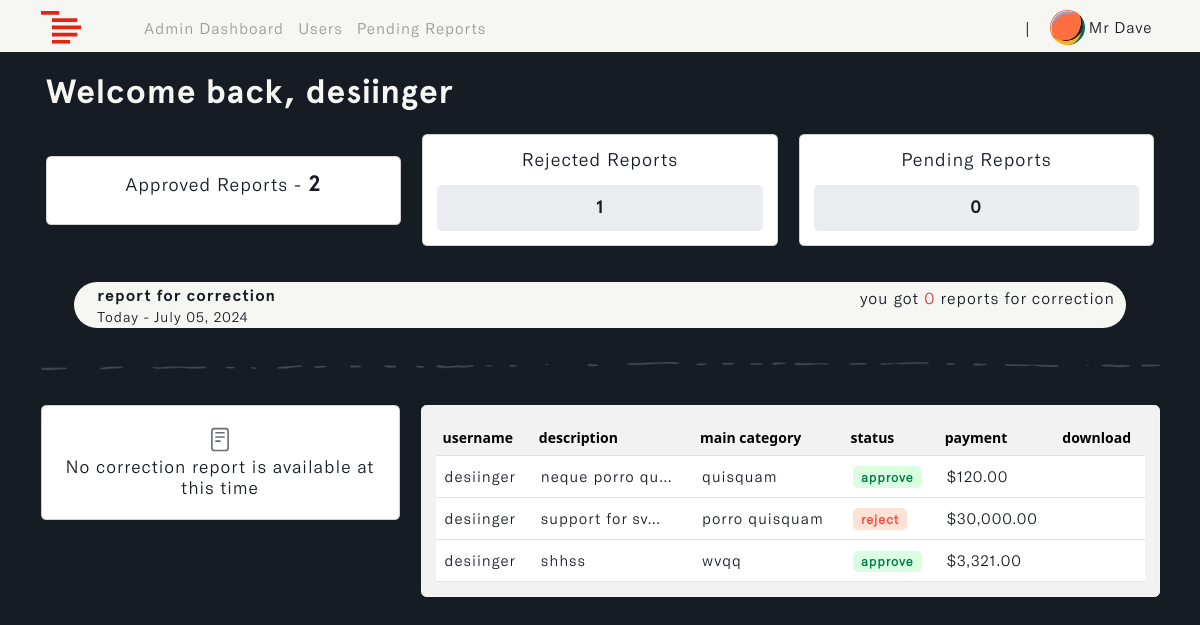
Page /accountant/dashboard (signed in) on the earlier database version.
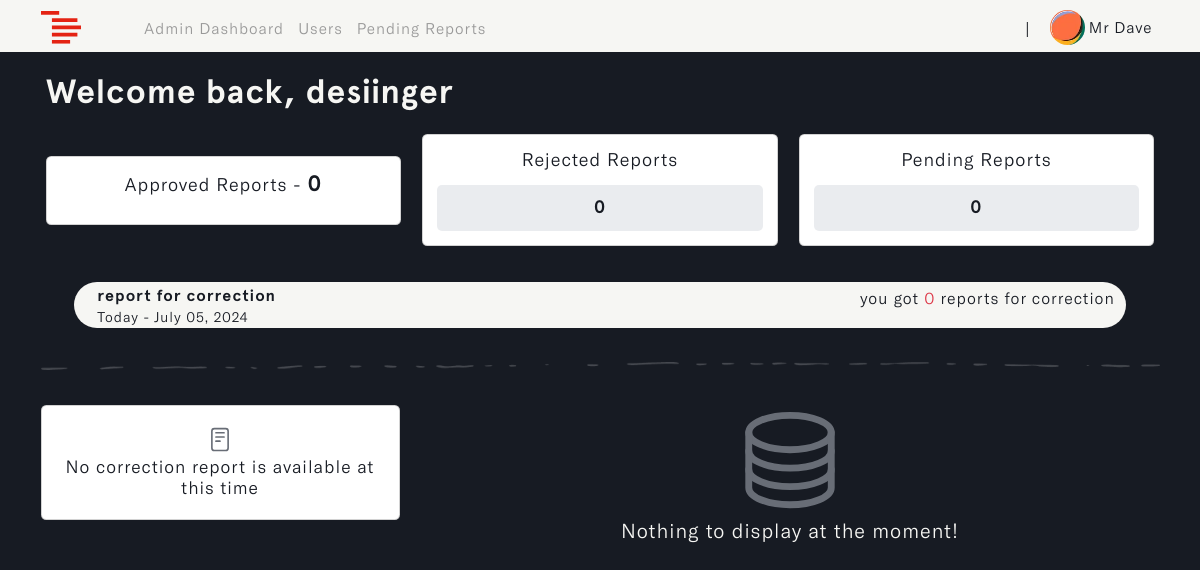
Same page on the later database version.
### accounts/models.py (models this page shows, shortened)
class User(AbstractUser):
    ROLES = (
        ('admin', 'Admin'),
        ('accountant', 'Accountant'),
        ('manager', 'Manager'),
    )
    role = models.CharField(max_length=20, choices=ROLES, default='admin')

class Profile(models.Model):
    user = models.OneToOneField(settings.AUTH_USER_MODEL, on_delete=models.CASCADE, blank=True, null=True)
    name = models.CharField(max_length=255, unique=True)
    username = models.CharField(max_length=255, unique=True, blank=True, null=True)
    email = models.EmailField(max_length=255, unique=True)
    updated_time_stamp = models.DateTimeField(auto_now=True)
    created_time_stamp = models.DateTimeField(auto_now_add=True)
    id = models.UUIDField(default=uuid.uuid4, primary_key=True, unique=True, editable=False)

### reports/models.py (models this page shows, shortened)
class Report(models.Model):
    STATUS = (
        ('pending', 'pending'),
        ('correction', 'correction'),
        ('approve', 'approve'),
        ('reject', 'reject')
    )
    account_owner = models.ForeignKey(Profile, on_delete=models.CASCADE, null=True, db_index=True)
    description = models.TextField(null=True, blank=True, db_index=True)
    main_category = models.CharField(max_length=255, null=True, blank=True, db_index=True)
    sub_category = models.CharField(max_length=255, null=True, blank=True, db_index=True)
    status = models.CharField(max_length=255, default="pending", null=True, blank=True, choices=STATUS, db_index=True)
    payment = models.DecimalField(max_digits=10, decimal_places=2, null=True, blank=True, default=0.00, db_index=True)
    report_note = models.TextField(null=True, blank=True, db_index=True)
    updated_time_stamp = models.DateTimeField(auto_now=True, db_index=True)
    created_time_stamp = models.DateTimeField(auto_now_add=True, db_index=True)
    id = models.UUIDField(default=uuid.uuid4, primary_key=True, unique=True, editable=False)
    class Meta:
        ordering = ['-updated_time_stamp']

### accountant/views.py (the view)
# urls.py: path('dashboard', views.accountant_dashboard, name='a_dashboard'),
@login_required(login_url='login')
def accountant_dashboard(request):
    user = request.user.profile
    all_reports = Report.objects.select_related('account_owner').filter(account_owner=user)
    correction = next((report for report in all_reports if report.status == 'correction'), None)
    status_counts = Report.objects.filter(account_owner=user).aggregate(
        approve_count=Count('id', filter=Q(status='approve')),
        reject_count=Count('id', filter=Q(status='reject')),
        pending_count=Count('id', filter=Q(status='pending')),
        correction_count=Count('id', filter=Q(status='correction')),
    )
    approve_count = status_counts['approve_count']
    reject_count = status_counts['reject_count']
    pending_count = status_counts['pending_count']
    correction_count = status_counts['correction_count']
    current_date = datetime.now().strftime("%B %d, %Y")
    context = {
        'reports': all_reports,
        'approve_count': approve_count,
        'reject_count': reject_count,
        'pending_count': pending_count,
        'correction_count': correction_count,
        'current_date': current_date,
        'correction': correction
    }
    return render(request, 'accountant/a_dashboard.html', context)

### accountant/templates/accountant/a_dashboard.html (shortened to what this page needs)
{% load static %}
{% load widget_tweaks %}
{% load humanize %}
<!DOCTYPE html>
<html lang="en" class="js has-scroll-init has-scroll-smooth">
  <head>
    <link rel="stylesheet" href="{% static '/css/bootstrap.min.css' %}" />
    <link rel="stylesheet" href="{% static '/css/a_dashboard.css' %}" />
  </head>
  <body
    id="pageTop"
    class="page-content"
    data-spy="scroll"
    data-target="#mainNav"
  >
    {% include 'nav.html' %}
    <main>
      <div data-scroll class="page page--layout-2" id="main">
        <div id="hero">
          <div class="container-fluid">
            <div class="hero-intro">
              <h1>Welcome back, {{request.user.profile.username}}</h1>
              <div class="row" id="dashboard_card">
                <div class="col-md-4 align-self-center">
                  <div class="card" id="main_card">
                    <div class="card-body">
                      <h6>
                        approved reports - <span>{{approve_count}}</span>
                      </h6>
                    </div>
                  </div>
                </div>
                <div class="col-md-4">
                  <div class="card">
                    <div class="card-body">
                      <h6 id="rejected_">
                        rejected reports
                      </h6>
                      <div id="stats">
                        <center>
                          <small>{{reject_count}}</small>
                        </center>
                      </div>
                    </div>
                  </div>
                </div>
                <div class="col-md-4">
                  <div class="card">
                    <div class="card-body">
                      <h6 id="pending_">
                        pending reports
                      </h6>
                      <div id="stats">
                        <center>
                          <small>{{pending_count}}</small>
                        </center>
                      </div>
                    </div>
                  </div>
                </div>
              </div>
            </div>
          </div>
        </div>
        <div id="correction">
          <div class="container">
            <div class="correction-intro">
              <h2 id="h2-text">
                <span id="move_txt">
                  report for correction <br />
                  <small>Today - {{current_date}}</small>
                </span>
              </h2>
              <h2 class="align-self-center" id="h2-icon">
                you got
                <span class="text-danger">{{correction_count}}</span>
                report{{ correction_count|pluralize }} for correction
              </h2>
            </div>
            <img
              src="{% static 'images/line.png'%}"
              class="img-fluid d-flex mx-auto"
              id="page_line"
              alt="page_line"
            />
            <div class="row">
              <div class="col-md-4" id="correction-card">
                <div class="card">
                  <div class="card-body">
                    {% if correction %}
                    <h6>
                      <ion-icon name="reader-outline"></ion-icon>
                    </h6>
                    <small
                      >latest report data
                      <span class="badge correction"
                        >{{correction.status}}</span
                      ></small
                    >
                    <hr />
                    <h3 id="description">
                      {{correction.description|truncatechars:40}}
                    </h3>
                    <h3 id="main_cat">
                      <ion-icon name="checkbox-outline"></ion-icon>
                      {{correction.main_category|truncatechars:30}}
                    </h3>
                    <h3 id="sub_cat">
                      <ion-icon name="checkbox-outline"></ion-icon>
                      {{correction.sub_category|truncatechars:30}}
                    </h3>
                    <a
                      href="{% url 'make-correction' correction.id %}"
                      id="corrections"
                      class="btn"
                    >
                      <ion-icon name="reader-outline"></ion-icon> make
                      correction
                    </a>
                    <a
                      href="{% url 'corrections' %}"
                      id="all_corrections"
                      class="btn"
                    >
                      <span>view all corrections</span>
                    </a>
                    {% else %}
                    <img
                      src="{% static 'images/report-img.svg' %}"
                      class="img-fluid d-flex mx-auto"
                      id="report_img"
                      alt="report_img"
                    />
                    <h2>No correction report is available at this time</h2>
                    {% endif %}
                  </div>
                </div>
              </div>
              <div class="col-md-8" id="reports-table">
                {% if reports %}
                <div class="card">
                  <div class="card-body">
                    <table class="table table-hover" id="invoice_table">
                      <thead>
                        <tr>
                          <th scope="col">username</th>
                          <th scope="col">description</th>
                          <th scope="col">main category</th>
                          <th scope="col">status</th>
                          <th scope="col">payment</th>
                          <th scope="col">download</th>
                        </tr>
                      </thead>
                      <tbody>
                        {% for report in reports %}
                        <tr>
                          <td>{{report.account_owner.username}}</td>
                          <td>{{report.description|truncatechars:15}}</td>
                          <td>{{report.main_category|truncatechars:15}}</td>
                          <td>
                            {% if report.status == 'pending' %}
                            <span class="badge pending">pending</span>
                            {% elif report.status == 'reject' %}
                            <span class="badge reject">reject</span>
                            {% elif report.status == 'correction' %}
                            <span class="badge correction">correction</span>
                            {% else %}
                            <span class="badge approve">approve</span>
                            {% endif %}
                          </td>
                          <td>${{report.payment|floatformat:2|intcomma}}</td>
                          <td>
                          </td>
                        </tr>
                        {% endfor %}
                      </tbody>
                    </table>
                  </div>
                </div>
                {% else %}
                <img
                  src="{% static 'images/server-outline.svg' %}"
                  class="img-fluid d-flex mx-auto"
                  id="no-table-data"
                  alt="no-table-data"
                />
                <p>Nothing to display at the moment!</p>
                {% endif %}
              </div>
            </div>
          </div>
        </div>
      </div>
    </main>
  </body>
</html>

### templates/nav.html (shortened to what this page needs)
{% load static %}
{% load active_link_tags %}
<nav class="navbar navbar-expand-lg fixed-top menu" id="mainNav">
  <div class="container">
    <a class="navbar-brand" href="#">
      <img
        src="{% static 'images/logo.svg' %}"
        class="img-fluid"
        id="logo"
        alt="logo"
      />
    </a>
    <div class="collapse navbar-collapse" id="navbarSupportedContent">
      {% if request.user.role == 'admin' %}
      <ul class="navbar-nav me-auto mb-2 mb-lg-0 left--links">
        <li class="nav-item">
          <a
            class="nav-link {% active_link 'dashboard' %}"
            href="{% url 'dashboard' %}"
            >Admin Dashboard</a
          >
        </li>
        <li class="nav-item">
          <a class="nav-link {% active_link 'users' %}" href="{% url 'users' %}"
            >Users</a
          >
        </li>
        <li class="nav-item">
          <a
            class="nav-link {% active_link 'pending-reports' %}"
            href="{% url 'pending-reports' %}"
            >Pending Reports</a
          >
        </li>
      </ul>
      {% endif %}
      <ul class="navbar-nav mb-2 mb-lg-0" id="rightNav">
        <li class="nav-item align-self-center" id="nav_span"><span>|</span></li>
        <li class="nav-item dropdown">
          <a class="nav-link" href="{% url 'profile' %}">
            <img
              id="profile_img"
              src="{% static '/images/avatar.webp' %}"
              class="img-fluid rounded-circle"
              alt="profile_img"
            />
            <small>{{request.user.profile.name}}</small>
          </a>
        </li>
      </ul>
    </div>
  </div>
</nav>

### static/css/a_dashboard.css (style rules this page uses)
*, *::after, *::before { box-sizing: border-box; margin: 0; padding: 0; }
html, body { box-sizing: border-box; font-size: 14px; margin: 0; padding: 0; width: 100%; overflow-x: hidden; background: var(--main-color); -webkit-font-smoothing: antialiased; -moz-osx-font-smoothing: grayscale; scroll-behavior: smooth; }
a { text-decoration: none; }
.page-content { --main-color: #171b23; --text-color: #f6f6f3; --header-font: "Apercu-Bold"; --text-font: "GTAmerica-Light"; }
a { text-decoration: none; color: var(--accent-color); }
#mainNav { transform: translateY(0); transition: padding-top 0.3s, padding-bottom 0.3s; padding-top: 3px; padding-bottom: 0px; background: var(--text-color); transform: translateY(0); opacity: 1; z-index: 9; width: 100vw; }
#profile_img { width: 35px; }
#mainNav small { font-size: 1.2rem; font-family: var(--text-font); color: var(--main-color); letter-spacing: 1px; vertical-align: middle; }
#mainNav .navbar-brand { color: #8858d1; }
.left--links a { font-family: var(--text-font); color: #999; letter-spacing: 1px; font-size: 1.2rem; line-height: normal; }
#nav_span { margin-left: 12px; margin-right: 12px; }
#hero { margin-top: 6%; }
.hero-intro { margin: 3%; }
.hero-intro h1 { font-size: 4.2vh; font-family: var(--header-font); color: var(--text-color); letter-spacing: 1px; margin-bottom: 2%; }
#dashboard_card #stats { background-color: #c1c7d157; border-radius: 5px; padding: 3%; }
#dashboard_card h6 { color: var(--main-color); letter-spacing: 1px; font-family: var(--text-font); font-size: 1.3rem; text-transform: capitalize; text-align: center; }
#dashboard_card h6 span { font-family: var(--header-font); font-size: 1.6rem; }
#dashboard_card small { color: var(--main-color); letter-spacing: 1px; font-family: var(--header-font); font-size: 1.3rem; }
#page_line { margin-top: 3%; }
#correction { margin-top: 2%; }
.correction-intro { margin: 3%; display: flex; justify-content: space-between; background-color: var(--text-color); padding: 4px; border-radius: 65px; padding-right: 1%; padding-left: 1%; }
.correction-intro h2 { font-size: 2vh; font-family: var(--text-font); color: var(--main-color); letter-spacing: 1px; line-height: 1.3; }
#move_txt { position: absolute; margin-left: 1%; font-family: var(--header-font); }
#move_txt small { font-family: var(--text-font); }
#correction-card { margin-top: 3%; }
#report_img { width: 8%; margin-top: 2%; }
#correction-card h2 { font-size: 2.2vh; font-family: var(--text-font); color: var(--main-color); letter-spacing: 1px; text-align: center; margin-top: 1%; }
#reports-table { margin-top: 3%; }
#no-table-data { width: 15%; object-fit: contain; }
#reports-table p { font-size: 2.5vh; font-family: var(--text-font); color: var(--text-color); letter-spacing: 1px; text-align: center; }
@media (min-width: 1200px) { #mainNav small { font-size: 1.1rem; } }
@media (min-width: 1200px) { .left--links { margin-left: 4%; } }
@media (min-width: 1200px) { .left--links a { font-size: 1.1rem; } }

Differences in the rows shown:
removed Report: account_owner.username "desiinger", description "neque porro qu…", main_category "quisquam", status "approve", payment "120.00"
removed Report: account_owner.username "desiinger", description "support for sv…", main_category "porro quisquam", status "reject", payment "30,000.00"
removed Report: account_owner.username "desiinger", description "shhss", main_category "wvqq", status "approve", payment "3,321.00"
Other differences:
{{ approve_count }}: "2" → "0"
{{ reject_count }}: "1" → "0"
text no longer shown: "username description main category status payment download"
text now shown: "Nothing to display at the moment!"
